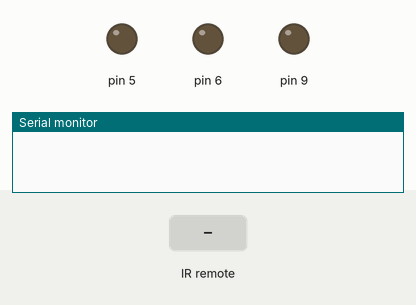
Simulated run of this sketch. Board: Arduino Uno, built with avr-gcc and run on an emulated ATmega328P. Shown: output pins drawn as LEDs (lit = HIGH), the last lines printed to the serial monitor. Inputs (shaded band) come from the test bench.

Above: at 1.2 s.
1.3 s: infrared code 0x544 received
At 2.5 s:
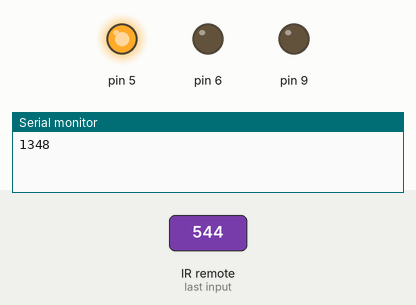
2.8 s: infrared code 0x545 received
At 3.7 s:
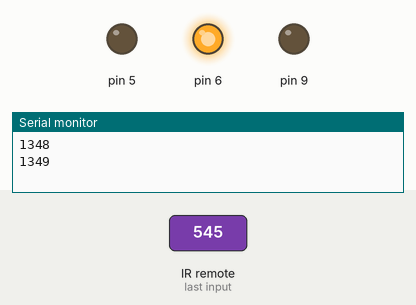
4.3 s: infrared code 0x546 received
At 4.8 s:
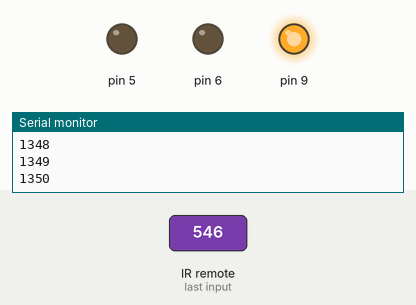
5.8 s: infrared code 0x547 received
At 7.0 s:
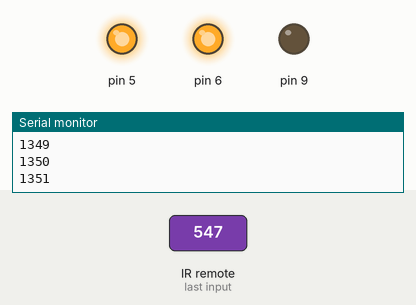
7.3 s: infrared code 0x548 received
At 8.3 s:
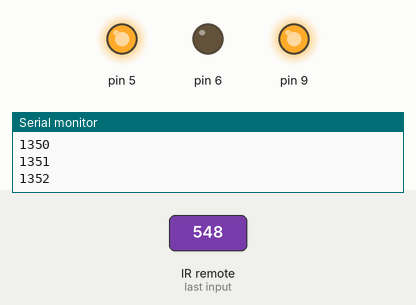
8.8 s: infrared code 0x549 received
At 9.5 s:
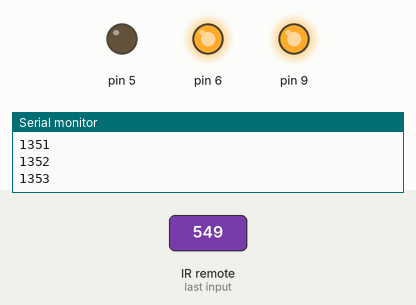
Timing chart, 0 to 11.3 s (numbered marks = the images above; inputs shaded):
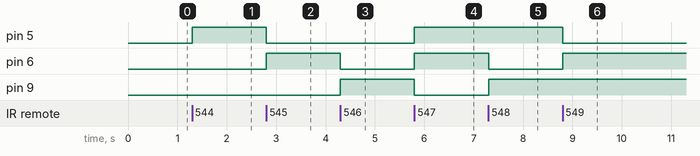

The sketch:

RomantischesStimmungslicht.ino
```cpp
#include <IRremote.h>

int RECV_PIN = 11;

IRrecv irrecv(RECV_PIN);

decode_results results;

void setup()
{
  Serial.begin(9600);
  irrecv.enableIRIn(); // Start the receiver
}

void rgbWrite(int myRed, int myGreen, int myBlue){
  analogWrite(5,myRed);
  analogWrite(6,myGreen);
  analogWrite(9,myBlue);
  }

void loop() {
  if (irrecv.decode(&results)) {
    Serial.println(results.value);
    irrecv.resume(); // Receive the next value
  }

  if (results.value==1347){
    rgbWrite(0,0,0);
  } else if (results.value==1348){
    rgbWrite(255,0,0);
  } else if (results.value==1349){
    rgbWrite(0,255,0);
  } else if (results.value==1350){
    rgbWrite(0,0,255);
  } else if (results.value==1351){
    rgbWrite(255,255,0);
  } else if (results.value==1352){
    rgbWrite(255,0,255);
  } else if (results.value==1353){
    rgbWrite(0,255,255);
  }


}
```

Measured:
- after the input at 1.3 s, pin 5: LOW → HIGH at once
- after the input at 2.8 s, pin 5: HIGH → LOW at once; pin 6: LOW → HIGH at once
- after the input at 4.3 s, pin 6: HIGH → LOW at once; pin 9: LOW → HIGH at once
- after the input at 5.8 s, pin 5, pin 6: LOW → HIGH at once; pin 9: HIGH → LOW at once
- after the input at 7.3 s, pin 6: HIGH → LOW at once; pin 9: LOW → HIGH at once
- after the input at 8.8 s, pin 5: HIGH → LOW at once; pin 6: LOW → HIGH at once
